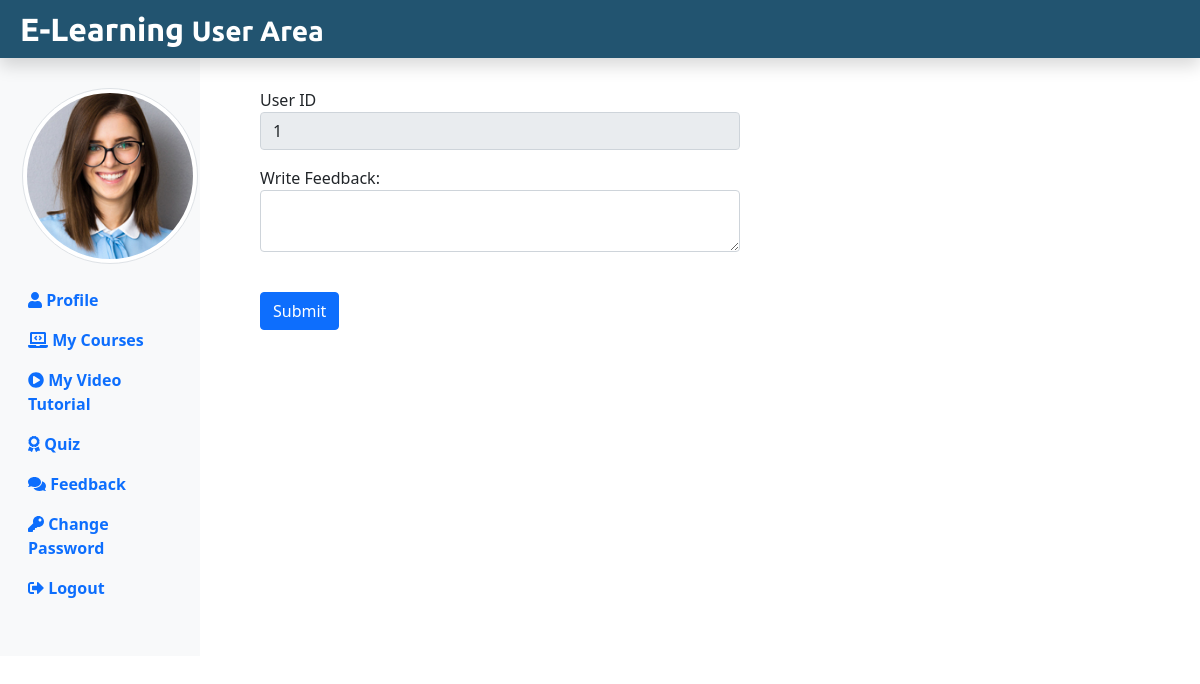
Page /E-Learning_Project-/user/userFeedback.php (signed in) on the committed database.
### tables this page shows
CREATE TABLE `user_details` (
  `user_id` int(11) NOT NULL,
  `user_name` varchar(255) NOT NULL,
  `user_email` varchar(255) NOT NULL,
  `user_pass` varchar(255) NOT NULL,
  `user_occ` varchar(255) NOT NULL,
  `user_img` text NOT NULL
);

### E-Learning_Project-/user/userFeedback.php (the view, shortened to what this page needs)
<?php
include('./userInclude/userHeader.php');
include_once('../dbConnection.php');
 if(isset($_SESSION['is_Login'])){
    $userEmail= $_SESSION['logemail'];
}
else{
echo "<script> location.href='../index.php';</script>";
}
    $sql="SELECT * FROM user_details WHERE user_email='$userEmail'";
    $result= $conn->query($sql);
    if($result-> num_rows== 1){
        $row=$result->fetch_assoc();
        $userId=$row["user_id"];
    }
 ?>
<div class="col-sm-6 mt-5">
    <form class="mx-5" method="POST" enctype="multipart/form-data">
        <div class="mb-3">
            <label for="userId"> User ID </label>
            <input type="text" class="form-control" id="userId" name="userId" value="<?php if (isset($userId)) {echo $userId;} ?>" readonly>
        </div>
        <div class="mb-3">
        <label for="f_content"> Write Feedback: </label>
            <textarea class="form-control" id="f_content" name="f_content" row=2> </textarea>
        </div>
        <br><button type="submit" class="btn btn-primary"
        name="submitFeedbackBtn"> Submit</button></br>
</form>
</div>
</div>
    <?php
    include('./userInclude/userFooter.php');
    ?>

### E-Learning_Project-/user/userInclude/userHeader.php (shortened to what this page needs)
<?php
include_once('../dbConnection.php');
if(isset($_SESSION['is_Login'])){
    $logemail= $_SESSION['logemail'];
}
else{
echo "<script> location.href='../index.php';
</script>";
}
?>
<!DOCTYPE html>
<html lang="en">
<head>
    <link rel="stylesheet" href="../css/bootstrap.min.css">
    <link rel="stylesheet" href="../css/all.min.css">
    <link rel="stylesheet" href="../css/adminstyle.css">
    </head>
<body>
   <nav class="navbar navbar-dark fixed-top p-0 shadow" style="background-color: #225470;">
   <a class="navbar-brand col-sm-3 col-md-2 mr-0" href="userProfile.php">E-Learning
        <small class="text-white">User Area</small></a>
</nav>
     <div class="container-fluid mb-5" style="margin-top:40px;" >
     <div class="row">
         <nav class="col-sm-2 bg-light sidebar py-5 d-print-none">
             <div class="sidebar-sticky">
                 <ul class="nav flex-column">
                 <li class="nav-item mb-3">
                     <?php
                 if(isset($logemail)){
    $sql="SELECT user_img FROM user_details WHERE user_email='$logemail'";
    $result=$conn->query($sql);
    $row=$result->fetch_assoc();
    $user_img=$row['user_img'];
    ?>
    <img src="<?php echo $user_img; ?>" alt="userImage" class="img-thumbnail rounded-circle " style="margin-left:10px">
    <?php
}
?>
                         </li>
                     <li class="nav-item">
                         <a class="nav-link" href="userProfile.php">
                             <i class="fas fa-user"></i>
                           <strong> Profile</strong><span class="sr-only">(current)</span>
                          </a>
                         </li>
                          <li class="nav-item">
                              <a class="nav-link" href="myCourses.php">
                                  <i class="fas fa-laptop-code"></i>
                                  <strong>   My Courses </strong>
                              </a>
                         </li>
                         <li class="nav-item">
                              <a class="nav-link" href="myVideoTut.php">
                                  <i class="fa fa-play-circle"></i>
                                  <strong>  My Video Tutorial </strong>
                              </a>
                         </li>
                         <li class="nav-item">
                              <a class="nav-link" href="myQuiz.php">
                                  <i class="fas fa-award"></i>
                                  <strong>  Quiz </strong>
                              </a>
                         </li>
                         <li class="nav-item">
                              <a class="nav-link" href="userFeedback.php">
                                  <i class="fas fa-comments"></i>
                                  <strong> Feedback </strong>
                              </a>
                         </li>
                         <li class="nav-item">
                              <a class="nav-link" href="userChangePass.php">
                                  <i class="fas fa-key"></i>
                                  <strong>Change Password </strong>
                              </a>
                         </li>
                         <li class="nav-item">
                              <a class="nav-link" href="../logout.php">
                                  <i class="fas fa-sign-out-alt"></i>
                                  <strong> Logout </strong>
                              </a>
                         </li>
</ul>
</div>
</nav>

### E-Learning_Project-/css/adminstyle.css (style rules this page uses)
.navbar-brand { margin-inline:20px; font-family: "Ubuntu", sans-serif; font-size: 2em; font-weight: bold; color: #fff; }

### rows in the picture
user_details: user_img (picture), userId "1"
